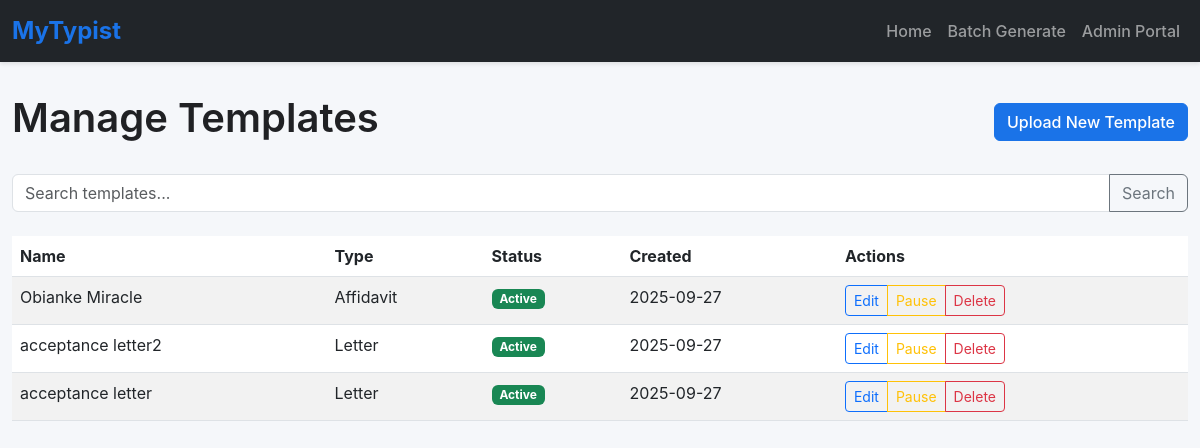
Page /admin/templates?key=SecretAdmin123 on the earlier database version.
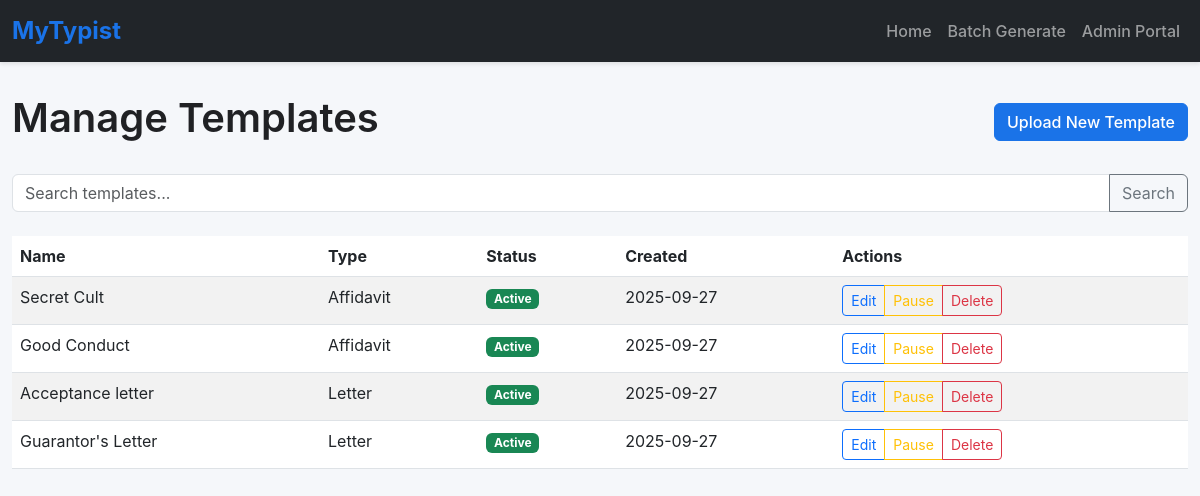
Same page on the later database version.
### app.py (models this page shows)
class Template(db.Model):
    __tablename__ = 'template'
    id = db.Column(db.Integer, primary_key=True)
    name = db.Column(db.String(100), nullable=False)
    type = db.Column(db.String(50), nullable=False)
    file_path = db.Column(db.String(200), nullable=False)
    description = db.Column(db.Text)
    font_family = db.Column(db.String(50), default='Times New Roman')
    font_size = db.Column(db.Integer, default=12)
    margin_top = db.Column(db.Float, default=1.0)
    margin_bottom = db.Column(db.Float, default=1.0)
    margin_left = db.Column(db.Float, default=1.0)
    margin_right = db.Column(db.Float, default=1.0)
    default_line_spacing = db.Column(db.Float, default=1.0)
    is_active = db.Column(db.Boolean, default=True)
    created_at = db.Column(db.DateTime, default=lambda: datetime.now(timezone.utc))
    updated_at = db.Column(db.DateTime, default=lambda: datetime.now(timezone.utc),
                          onupdate=lambda: datetime.now(timezone.utc))
    placeholders = db.relationship('Placeholder', back_populates='template',
                                   cascade="all, delete-orphan")
    created_documents = db.relationship('CreatedDocument', back_populates='template',
                                        cascade="all, delete-orphan")

### app.py (the view, shortened to what this page needs)
@app.route('/admin/templates')
def admin_templates():
    key = request.args.get('key')
    if key != app.config['ADMIN_KEY']:
        abort(403)
    page = request.args.get('page', 1, type=int)
    search = request.args.get('search', '')
    query = Template.query
    templates = query.order_by(Template.created_at.desc()).paginate(
        page=page, per_page=20, error_out=False
    )
    return render_template('admin/templates.html',
                           templates=templates,
                           search=search,
                           admin_key=key)

### templates/admin/templates.html (shortened to what this page needs)
{% extends 'base.html' %}
{% block content %}
    <div class="d-flex justify-content-between align-items-center mb-4">
        <h1>Manage Templates</h1>
        <a href="{{ url_for('admin_upload_template', key=admin_key) }}" class="btn btn-primary">Upload New Template</a>
    </div>
    <form method="GET" class="mb-4">
        <div class="input-group">
            <input type="text" class="form-control" name="search" value="{{ search or '' }}" placeholder="Search templates...">
            <button class="btn btn-outline-secondary" type="submit">Search</button>
        </div>
    </form>
    {% if templates.items %}
        <div class="table-responsive">
            <table class="table table-striped">
                <thead>
                    <tr>
                        <th>Name</th>
                        <th>Type</th>
                        <th>Status</th>
                        <th>Created</th>
                        <th>Actions</th>
                    </tr>
                </thead>
                <tbody>
                    {% for template in templates.items %}
                    <tr>
                        <td>{{ template.name }}</td>
                        <td>{{ template.type }}</td>
                        <td>
                            <span class="badge bg-{{ 'success' if template.is_active else 'warning' }}">
                                {{ 'Active' if template.is_active else 'Inactive' }}
                            </span>
                        </td>
                        <td>{{ template.created_at.strftime('%Y-%m-%d') }}</td>
                        <td>
                            <div class="btn-group btn-group-sm">
                                <a href="{{ url_for('admin_edit_template', template_id=template.id, key=admin_key) }}" class="btn btn-outline-primary">Edit</a>
                                {% if template.is_active %}
                                    <a href="{{ url_for('admin_pause_template', template_id=template.id, key=admin_key) }}" class="btn btn-outline-warning">Pause</a>
                                {% else %}
                                    <a href="{{ url_for('admin_resume_template', template_id=template.id, key=admin_key) }}" class="btn btn-outline-success">Resume</a>
                                {% endif %}
                                <a href="{{ url_for('admin_delete_template', template_id=template.id, key=admin_key) }}" class="btn btn-outline-danger" onclick="return confirm('Are you sure?')">Delete</a>
                            </div>
                        </td>
                    </tr>
                    {% endfor %}
                </tbody>
            </table>
        </div>
    {% else %}
        <div class="text-center py-5">
            <p class="text-muted">No templates found.</p>
            <a href="{{ url_for('admin_upload_template', key=admin_key) }}" class="btn btn-primary">Upload First Template</a>
        </div>
    {% endif %}
{% endblock %}

### templates/base.html (shortened to what this page needs)
<!DOCTYPE html>
<html lang="en">
<head>
    <link href="https://cdn.jsdelivr.net/npm/bootstrap@5.3.0/dist/css/bootstrap.min.css" rel="stylesheet">
</head>
<body>
    <nav class="navbar navbar-expand-lg navbar-dark bg-dark">
        <div class="container-fluid">
            <a class="navbar-brand" href="/">MyTypist</a>
            <div class="collapse navbar-collapse" id="navbarNav">
                <ul class="navbar-nav ms-auto">
                    <li class="nav-item"><a class="nav-link" href="/">Home</a></li>
                    <li class="nav-item"><a class="nav-link" href="/batch">Batch Generate</a></li>
                    <li class="nav-item"><a class="nav-link" href="/admin?key=SecretAdmin123">Admin Portal</a></li>
                </ul>
            </div>
        </div>
    </nav>
    <div class="container">
        {% block content %}{% endblock %}
    </div>
</body>
</html>

### templates/base.html (style rules this page uses)
body { font-family: 'Inter', -apple-system, BlinkMacSystemFont, 'Segoe UI', Roboto, sans-serif; background-color: #f5f7fa; }
.navbar { box-shadow: 0 2px 4px rgba(0, 0, 0, 0.1); }
.navbar-brand { font-weight: 700; font-size: 1.5rem; color: #1a73e8 !important; }
.nav-link { font-weight: 500; transition: color 0.2s; }
.container { max-width: 1200px; padding-top: 2rem; }
.btn-primary { background-color: #1a73e8; border-color: #1a73e8; font-weight: 500; }
h1, h2, h3 { font-weight: 600; color: #202124; }

Differences in the rows shown:
removed Template: name "Obianke Miracle", type "Affidavit", is_active "Active", created_at "2025-09-27"
added Template: name "Secret Cult", type "Affidavit", is_active "Active", created_at "2025-09-27"
added Template: name "Good Conduct", type "Affidavit", is_active "Active", created_at "2025-09-27"
changed Template: name "acceptance letter2" → "Acceptance letter"
changed Template: name "acceptance letter" → "Guarantor's Letter"
